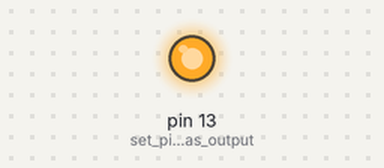
The sketch below on a simulated Arduino Uno, built with avr-gcc and run on an emulated ATmega328P. Parts: output pins drawn as LEDs (lit = HIGH).

Above: at 1.5 s.
At 4.5 s:
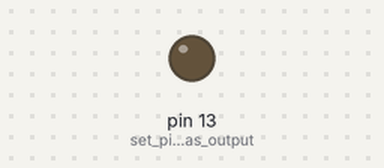
Timing chart, 0 to 7.8 s (numbered marks = the images above):
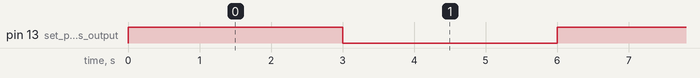

The sketch:

03_blink_demo.ino
```cpp
int delayTime = 3000;

void setup() {
  // put your setup code here, to run once:
    pinMode(LED_BUILTIN, OUTPUT); // set pin 13 as output
}

void loop() {
  // put your main code here, to run repeatedly:
  digitalWrite(LED_BUILTIN, HIGH); // turn on LED
  delay(3000); // wait for 1 second
  digitalWrite(LED_BUILTIN, LOW); // turn off LED
  delay(delayTime); // wait for 1 second

}
```

Measured:
- by itself, pin 13 (set_pin_13_as_output): alternates HIGH for 3.0 s and LOW for 3.0 s
